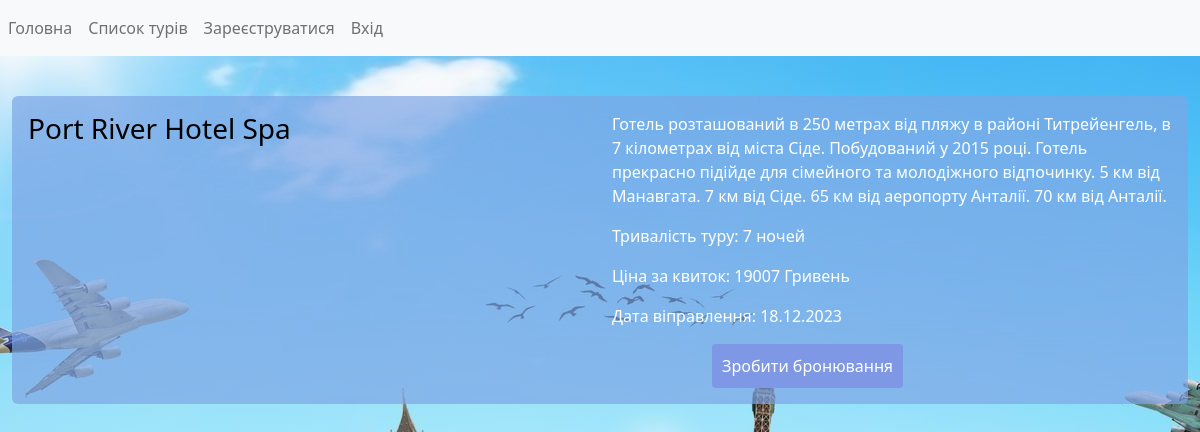
The app's page /travels/1 with its own data.
### travels/models.py (models this page shows, shortened)
class Travel(models.Model):
    travel_name = models.CharField('Назва туру', max_length=50)
    country = models.CharField('Країна', max_length=50, null=True, blank=True)
    time_go = models.CharField('Час вильоту', max_length=50, null=True, blank=True)
    description = models.TextField('Опис туру')
    travel_time = models.CharField('Тривалість туру', max_length=50)
    price = models.IntegerField('Ціна')
    class Meta:
        verbose_name = 'Тур'
        verbose_name_plural = 'Тури'

### travels/views.py (the view)
# urls.py: path('<int:pk>', views.traveldetail.as_view(), name='traveldetail'),
class traveldetail(DetailView):
    model = Travel
    template_name = 'travels/travel_detail.html'
    context_object_name = 'travel'
    def get_context_data(self, **kwargs):
        context = super().get_context_data(**kwargs)
        context['form'] = OrderForm(initial={'user_travel_name': self.object.travel_name})
        return context

### travels/templates/travels/travel_detail.html (shortened to what this page needs)
{% extends 'main/layout.html' %}
{% load static %}
{% block content %}
    <div class="features">
        <div class="container-xxl">
            <div class= "alert alert-warning">
            <div class="row">
                <div class="col-6">
                    <div class="flexbox">
                        <h3 class="travel-name">{{travel.travel_name}}</h3>
                    </div>
                </div>
                <div class="col-6">
                    <p class="description">{{travel.description}}</p>
                    <p class='time'>Тривалість туру: {{travel.travel_time}}</p>
                    <p class="price">Ціна за квиток: {{travel.price}} Гривень </p>
                    <p class="date-alive">Дата віправлення: {{ travel.time_go }}</p>
                    <button id="openModalBtn">Зробити бронювання</button>
                </div>
              </div>
            </div>
        </div>
    </div>
{% endblock %}

### static/main/css/main.css (style rules this page uses)
body { background: #2c2c2c; }

### static/main/css/travels.css (style rules this page uses)
button { background-color: #4caf50; color: #fff; padding: 10px; border: none; border-radius: 4px; cursor: pointer; margin-left:100px; }

### static/travels/css/travel_detail.css (style rules this page uses)
.features { margin-top:40px; }
.alert { border: none; background-color: rgba(126, 165, 229, 0.7) ; }
button { background: #7e98e5; }
.col-6 { color:white; }
.travel-name { color:black; }

### records on screen
Travel: travel_name "Port River Hotel Spa", description "Готель розташований в 250 метрах від пляжу в районі Титрейенгель, в 7 кілометрах від міста Сіде. Побудований у 2015 році. Готель прекрасно підійде для сімейного та молодіжного відпочинку. 5 км від Манавгата. 7 км від Сіде. 65 км від аеропорту Анталії. 70 км від Анталії.", travel_time "7 ночей", price "19007", time_go "18.12.2023"
